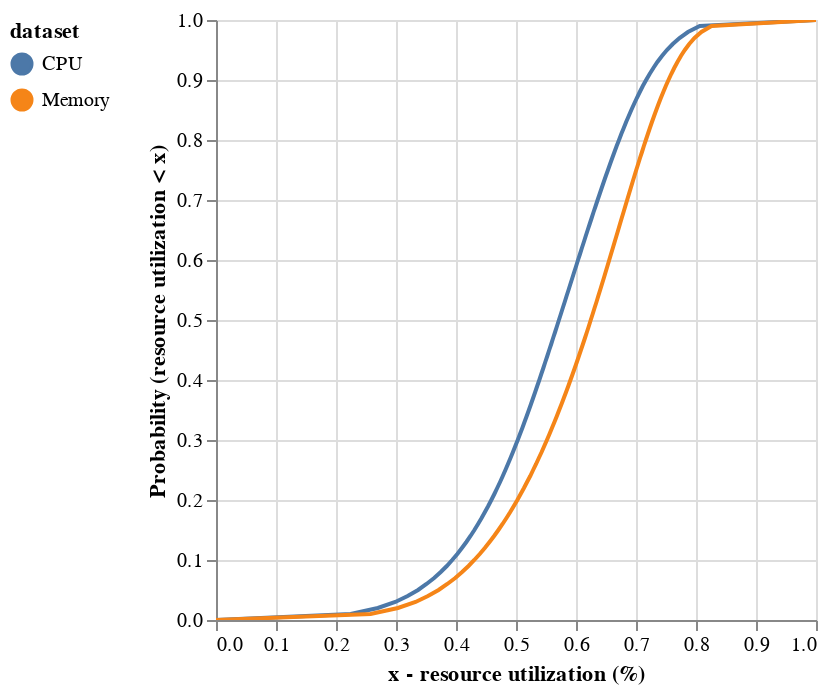

Write notebook code for a chart like this one.
### Markdown cell above
#Per machine resource usage distribution

This query takes a cell as input and plots a per-machine resource utilization CDF.

### Code cell
#@title Select a cell and plot its per-machine resource utilization CDFs

# Functions to plot CDFs using Altair
def pick_quantiles_from_tall_dataframe(data, qcol, name=""):
  quantiles = pd.DataFrame([x for x in data[qcol]]).transpose()
  if name != "":
    quantiles.columns = data[name]
  return quantiles

# - data: a dataframe with one row and one or more columns of quantiles (results
#   returned from APPROX_QUANTILES)
# - qcols: a list of names of the quantiles
# - names: the names of each returned quantiles' columns.
def pick_quantiles_from_wide_dataframe(data, qcols, names=[]):
    quantiles = {}
    for i, qcol in enumerate(qcols):
        col_name = qcol
        if i < len(names):
            col_name = names[i]
        quantiles[col_name] = data[qcol][0]
    return pd.DataFrame(quantiles)

# - quantiles: a dataframe where each column contains the quantiles of one
#   data set. The index (i.e. row names) of the dataframe is the quantile. The
#   column names are the names of the data set.
def plot_cdfs(quantiles, xlab="Value", ylab="CDF", legend_title="dataset", labels=[], interactive=False, title=''):
    dfs = []
    label = legend_title
    yval = range(quantiles.shape[0])
    esp = 1.0/(len(quantiles)-1)
    yval = [y * esp for y in yval]

    while label == xlab or label == ylab:
        label += '_'

    for col_idx, col in enumerate(quantiles.columns):
        col_label = col
        if col_idx < len(labels):
            col_label = labels[col_idx]
        dfs.append(pd.DataFrame({
            label: col_label,
            xlab: quantiles[col],
            ylab: yval
        }))
    
    cdfs = pd.concat(dfs)

    lines = alt.Chart(cdfs).mark_line().encode(
        x=alt.X(xlab+":Q", title=xlab),
        y=alt.Y(ylab+":Q", title=ylab),
        color=alt.Color(label+":N", legend=alt.Legend(orient="left"))
    ).properties(
        title=title
    )

    if not interactive:
        return lines

    nearest = alt.selection(type='single', nearest=True, on='mouseover', fields=[ylab], empty='none')
    selectors = alt.Chart(cdfs).mark_point().encode(
        y=alt.Y(ylab+":Q", title=ylab),
        opacity=alt.value(0)
    ).add_selection(
        nearest
    )

    text = lines.mark_text(align='left', dx=5, dy=-5).encode(
        text=alt.condition(nearest,
                           alt.Text(xlab+":Q", format=".2f"),
                           alt.value(' '))
    )

    rules = alt.Chart(cdfs).mark_rule(color='gray').encode(
        y=alt.Y(ylab+":Q", title=ylab)
    ).transform_filter(
        nearest
    )

    points = lines.mark_point().encode(
        opacity=alt.condition(nearest, alt.value(1), alt.value(0))
    )

    return alt.layer(lines, selectors, rules, text, points).interactive(bind_y=False)
  
# Functions to create the query

def query_machine_capacity(cell):
  return '''
SELECT machine_id, MAX(capacity.cpus) AS cpu_cap,
  MAX(capacity.memory) AS memory_cap
FROM `google.com:google-cluster-data`.clusterdata_2019_{cell}.machine_events
GROUP BY 1
  '''.format(cell=cell)

def query_top_level_instance_usage(cell):
  return '''
SELECT CAST(FLOOR(start_time/(1e6 * 300)) * (1000000 * 300) AS INT64) AS time,
  collection_id,
  instance_index,
  machine_id,
  average_usage.cpus AS cpu_usage,
  average_usage.memory AS memory_usage
FROM `google.com:google-cluster-data`.clusterdata_2019_{cell}.instance_usage
WHERE (alloc_collection_id IS NULL OR alloc_collection_id = 0)
  AND (end_time - start_time) >= (5 * 60 * 1e6)
  '''.format(cell=cell)

def query_machine_usage(cell):
  return '''
SELECT u.time AS time,
  u.machine_id AS machine_id,
  SUM(u.cpu_usage) AS cpu_usage,
  SUM(u.memory_usage) AS memory_usage,
  MAX(m.cpu_cap) AS cpu_capacity,
  MAX(m.memory_cap) AS memory_capacity
FROM ({instance_usage}) AS u JOIN
 ({machine_capacity}) AS m
ON u.machine_id = m.machine_id
GROUP BY 1, 2
  '''.format(instance_usage = query_top_level_instance_usage(cell),
             machine_capacity = query_machine_capacity(cell))
  
def query_machine_utilization_distribution(cell):
  return '''
SELECT APPROX_QUANTILES(IF(cpu_usage > cpu_capacity, 1.0, cpu_usage / cpu_capacity), 100) AS cpu_util_dist,
  APPROX_QUANTILES(IF(memory_usage > memory_capacity, 1.0, memory_usage / memory_capacity), 100) AS memory_util_dist
FROM ({table})
  '''.format(table = query_machine_usage(cell))

cell = 'c' #@param ['a', 'b', 'c', 'd', 'e', 'f', 'g', 'h']
query = query_machine_utilization_distribution(cell)
machine_util_dist = client.query(query).to_dataframe()
plot_cdfs(pick_quantiles_from_wide_dataframe(machine_util_dist, ['cpu_util_dist', 'memory_util_dist'], ['CPU', 'Memory']), xlab='x - resource utilization (%)', ylab="Probability (resource utilization < x)", interactive=True)

### Figure 1 — Vega-Lite specification as saved in the notebook (floating-point values rounded to 4 significant figures; data arrays with more than 128 entries replaced by an {"elided": "..."} marker saying what was removed)
{"config": {"view": {"continuousWidth": 300, "continuousHeight": 300}}, "layer": [{"mark": {"type": "line"}, "encoding": {"color": {"field": "dataset", "legend": {"orient": "left"}, "type": "nominal"}, "x": {"field": "x - resource utilization (%)", "title": "x - resource utilization (%)", "type": "quantitative"}, "y": {"field": "Probability (resource utilization < x)", "title": "Probability (resource utilization < x)", "type": "quantitative"}}, "name": "view_13", "title": ""}, {"mark": {"type": "point"}, "encoding": {"opacity": {"value": 0}, "y": {"field": "Probability (resource utilization < x)", "title": "Probability (resource utilization < x)", "type": "quantitative"}}, "name": "view_12"}, {"mark": {"type": "rule", "color": "gray"}, "encoding": {"y": {"field": "Probability (resource utilization < x)", "title": "Probability (resource utilization < x)", "type": "quantitative"}}, "transform": [{"filter": {"param": "param_22", "empty": false}}]}, {"mark": {"type": "text", "align": "left", "dx": 5, "dy": -5}, "encoding": {"color": {"field": "dataset", "legend": {"orient": "left"}, "type": "nominal"}, "text": {"condition": {"param": "param_22", "empty": false, "field": "x - resource utilization (%)", "format": ".2f", "type": "quantitative"}, "value": " "}, "x": {"field": "x - resource utilization (%)", "title": "x - resource utilization (%)", "type": "quantitative"}, "y": {"field": "Probability (resource utilization < x)", "title": "Probability (resource utilization < x)", "type": "quantitative"}}, "title": ""}, {"mark": {"type": "point"}, "encoding": {"color": {"field": "dataset", "legend": {"orient": "left"}, "type": "nominal"}, "opacity": {"condition": {"param": "param_22", "value": 1, "empty": false}, "value": 0}, "x": {"field": "x - resource utilization (%)", "title": "x - resource utilization (%)", "type": "quantitative"}, "y": {"field": "Probability (resource utilization < x)", "title": "Probability (resource utilization < x)", "type": "quantitative"}}, "title": ""}], "data": {"name": "data-1b3b3aa225d8f1c85914da20f426094a"}, "params": [{"name": "param_22", "select": {"type": "point", "fields": ["Probability (resource utilization < x)"], "nearest": true, "on": "mouseover"}, "views": ["view_12"]}, {"name": "param_23", "select": {"type": "interval", "encodings": ["x"]}, "bind": "scales", "views": ["view_13"]}], "$schema": "https://vega.github.io/schema/vega-lite/v5.8.0.json", "datasets": {"data-1b3b3aa225d8f1c85914da20f426094a": {"elided": "202 records"}}}
